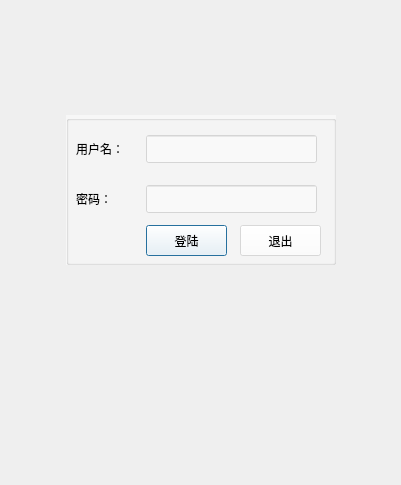
<?xml version="1.0" encoding="UTF-8"?>
<ui version="4.0">
 <class>loginWindow</class>
 <widget class="QDialog" name="loginWindow">
  <property name="geometry">
   <rect>
    <x>0</x>
    <y>0</y>
    <width>401</width>
    <height>485</height>
   </rect>
  </property>
  <property name="windowTitle">
   <string>Login to delicacyMap</string>
  </property>
  <property name="styleSheet">
   <string notr="true">background-image: url(:/Icons/background.png);</string>
  </property>
  <layout class="QGridLayout" name="gridLayout">
   <item row="1" column="1">
    <widget class="QGroupBox" name="groupBox">
     <property name="minimumSize">
      <size>
       <width>270</width>
       <height>150</height>
      </size>
     </property>
     <property name="maximumSize">
      <size>
       <width>270</width>
       <height>150</height>
      </size>
     </property>
     <property name="styleSheet">
      <string notr="true">background-image: url();background-color: rgba(255, 255, 255,50%);</string>
     </property>
     <property name="title">
      <string/>
     </property>
     <widget class="QLabel" name="label">
      <property name="geometry">
       <rect>
        <x>10</x>
        <y>20</y>
        <width>71</width>
        <height>28</height>
       </rect>
      </property>
      <property name="styleSheet">
       <string notr="true">background-image: url();background-color: rgba(0, 0, 0,0%);</string>
      </property>
      <property name="text">
       <string>用户名：</string>
      </property>
     </widget>
     <widget class="QLabel" name="label_2">
      <property name="geometry">
       <rect>
        <x>10</x>
        <y>70</y>
        <width>71</width>
        <height>28</height>
       </rect>
      </property>
      <property name="styleSheet">
       <string notr="true">background-image: url();background-color: rgba(0, 0, 0,0%);</string>
      </property>
      <property name="text">
       <string>密码：</string>
      </property>
     </widget>
     <widget class="QLineEdit" name="lineEdit_username">
      <property name="geometry">
       <rect>
        <x>80</x>
        <y>20</y>
        <width>171</width>
        <height>28</height>
       </rect>
      </property>
     </widget>
     <widget class="QLineEdit" name="lineEdit_password">
      <property name="geometry">
       <rect>
        <x>80</x>
        <y>70</y>
        <width>171</width>
        <height>28</height>
       </rect>
      </property>
      <property name="echoMode">
       <enum>QLineEdit::Password</enum>
      </property>
     </widget>
     <widget class="QPushButton" name="okButton">
      <property name="geometry">
       <rect>
        <x>80</x>
        <y>110</y>
        <width>81</width>
        <height>31</height>
       </rect>
      </property>
      <property name="text">
       <string>登陆</string>
      </property>
      <property name="autoDefault">
       <bool>false</bool>
      </property>
      <property name="default">
       <bool>true</bool>
      </property>
     </widget>
     <widget class="QPushButton" name="cancelButton">
      <property name="geometry">
       <rect>
        <x>174</x>
        <y>110</y>
        <width>81</width>
        <height>31</height>
       </rect>
      </property>
      <property name="text">
       <string>退出</string>
      </property>
      <property name="autoDefault">
       <bool>false</bool>
      </property>
     </widget>
    </widget>
   </item>
   <item row="2" column="1">
    <widget class="QLabel" name="label_status">
     <property name="minimumSize">
      <size>
       <width>270</width>
       <height>100</height>
      </size>
     </property>
     <property name="styleSheet">
      <string notr="true">background-image: url();background-color: rgba(0, 0, 0,0%);color: rgb(255, 0, 0);</string>
     </property>
     <property name="text">
      <string/>
     </property>
     <property name="textFormat">
      <enum>Qt::PlainText</enum>
     </property>
     <property name="wordWrap">
      <bool>true</bool>
     </property>
     <property name="textInteractionFlags">
      <set>Qt::NoTextInteraction</set>
     </property>
    </widget>
   </item>
   <item row="0" column="1">
    <spacer name="verticalSpacer">
     <property name="orientation">
      <enum>Qt::Vertical</enum>
     </property>
     <property name="sizeHint" stdset="0">
      <size>
       <width>20</width>
       <height>40</height>
      </size>
     </property>
    </spacer>
   </item>
   <item row="3" column="1">
    <spacer name="verticalSpacer_2">
     <property name="orientation">
      <enum>Qt::Vertical</enum>
     </property>
     <property name="sizeHint" stdset="0">
      <size>
       <width>20</width>
       <height>40</height>
      </size>
     </property>
    </spacer>
   </item>
   <item row="1" column="0">
    <spacer name="horizontalSpacer">
     <property name="orientation">
      <enum>Qt::Horizontal</enum>
     </property>
     <property name="sizeHint" stdset="0">
      <size>
       <width>40</width>
       <height>20</height>
      </size>
     </property>
    </spacer>
   </item>
   <item row="1" column="2">
    <spacer name="horizontalSpacer_2">
     <property name="orientation">
      <enum>Qt::Horizontal</enum>
     </property>
     <property name="sizeHint" stdset="0">
      <size>
       <width>40</width>
       <height>20</height>
      </size>
     </property>
    </spacer>
   </item>
  </layout>
 </widget>
 <resources/>
 <connections>
  <connection>
   <sender>cancelButton</sender>
   <signal>clicked()</signal>
   <receiver>loginWindow</receiver>
   <slot>reject()</slot>
   <hints>
    <hint type="sourcelabel">
     <x>369</x>
     <y>253</y>
    </hint>
    <hint type="destinationlabel">
     <x>179</x>
     <y>282</y>
    </hint>
   </hints>
  </connection>
 </connections>
</ui>
